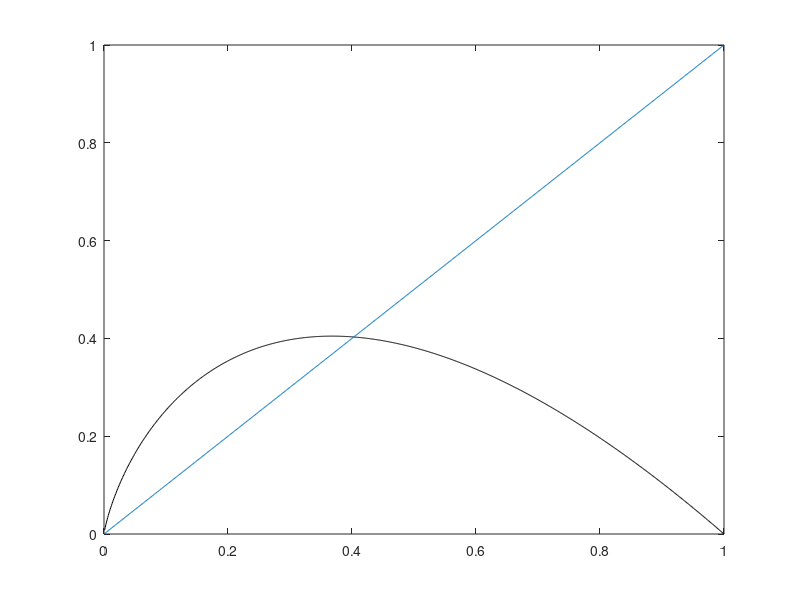

MATLAB code for this plot: (Note: this script raises an error after producing the figure.)
function fixedPoint
f = @(s)-1.1.*s.*log(s) - s;
%split up the function into g(s) - s
g = @(x) f(x) + x;
x0 = 0.1;
a = 0;
b = 1;
TOL = 10e-5;
maxIter = 10;
[x, iterSeq, iteration] = FP(x0, g, maxIter, TOL);
plot(a:0.001:b, g(a:0.001:b),'k-')
hold on;
plot(a:0.001:b, a:0.001:b, '-');
plot(iterSeq(1,:), iterSeq(2,:),'R-');
disp(['The zero of the function is approximated as ', num2str(x), ' by using fixed point iteration method.']);
disp([num2str(iteration), ' iterations is in need in fixed point iteration.']);
end

function [x, iterSeq, iteration] = FP(x0, g, maxIter, TOL)
x = x0;
iterSeq = [];
for k = 1:maxIter
    temp = g(x);
    iterSeq = [iterSeq, [x; temp]];
    if abs(temp - x) <= TOL
        break
    end
    iterSeq = [iterSeq, [temp; temp]];
    x = temp;
end
iteration = k;
end